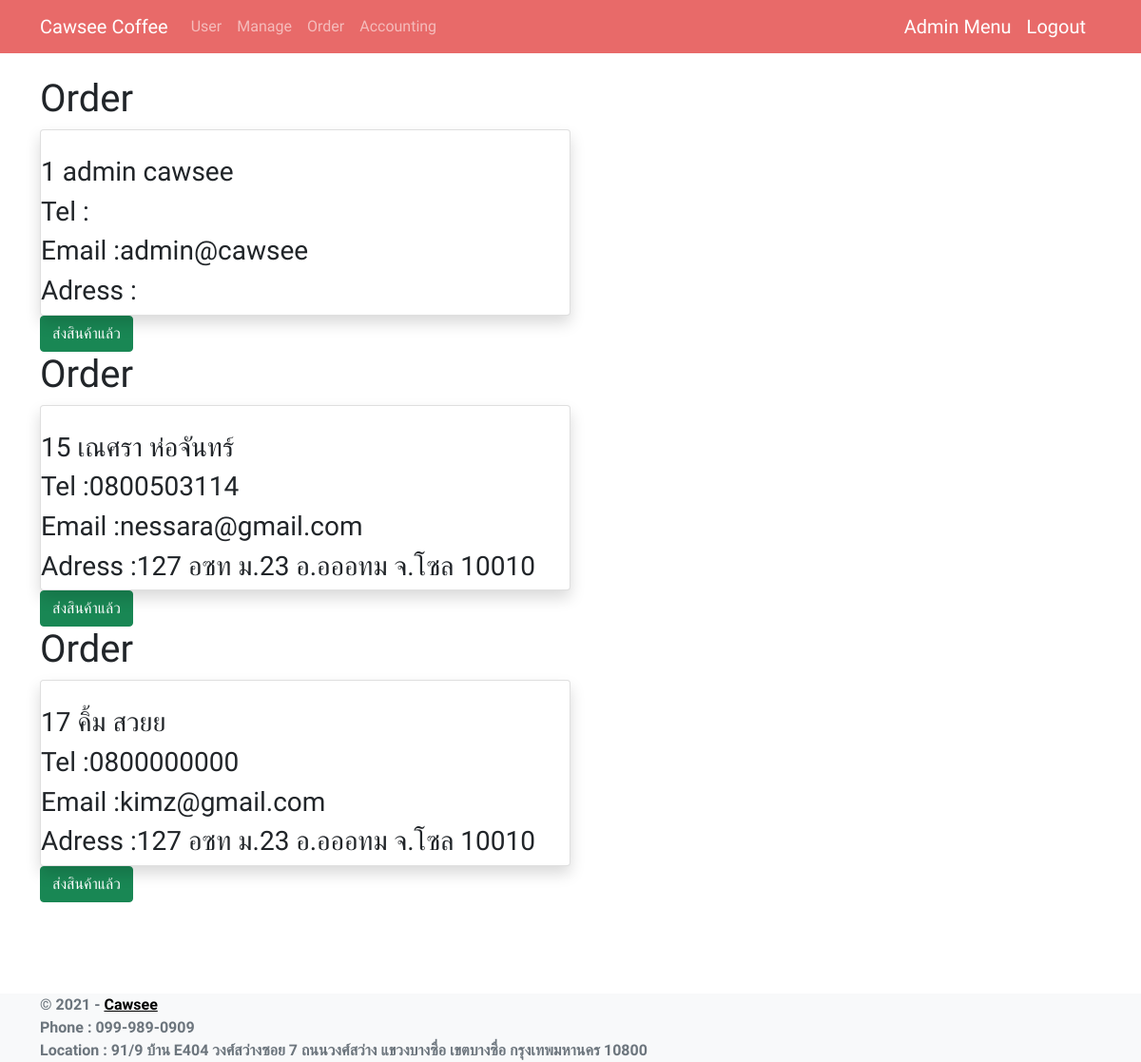
/adminorder.php, run on the app's committed database.
### tables this page shows
CREATE TABLE `user1` (
  `id` int(255) NOT NULL,
  `fname` varchar(100) NOT NULL,
  `lname` varchar(100) NOT NULL,
  `email` varchar(100) NOT NULL,
  `password` varchar(100) NOT NULL,
  `phone` text NOT NULL,
  `address` text NOT NULL,
  `level` varchar(100) NOT NULL DEFAULT 'member'
);

### adminorder.php (the view, shortened to what this page needs)
<?php
  include('admintool.php');
$servername = "localhost";
$username = "root";
$password = "root";
$dbname = "data";
$conn = mysqli_connect($servername, $username, $password, $dbname);
?>
<!DOCTYPE html>
<html lang="en">
<head>
</head>
<body>
    <div class="container">
      <br>
      <?php
      $sql = "SELECT * FROM user1";
      $result = mysqli_query($conn, $sql);
      while($row = mysqli_fetch_array($result)) {
      ?>
      <h1> Order </h1>
      <div class="card shadow initial-scale=3.0 align-items-letf col-md-6 ">
        <h6><br></h6>
      <h3><?php echo $row['id']." ". $row['fname'] ." ". $row['lname'] ." "."<br>";?></h3>
      <h3> Tel       :<?php echo $row['phone']."<br>";?></h3>
      <h3> Email     :<?php echo $row['email']."<br>";?></h3>
      <h3> Adress    :<?php echo $row['address']."<br>";?></h3>
      </div>
    <?php
   echo "<td><a href='del_dataorder.php?ID=$row[0]' onclick=\"return confirm('ตกลง !!!')\" class='btn btn-success  btn-xs'> ส่งสินค้าแล้ว </a></td> ";
      }
    ?>
    </div>
    <br></br>
</body>
<?php include('footer.php') ;?>
  </html>

### style1.css (style rules this page uses)
* { margin: 0; padding: 0; font-family: 'Mali', cursive; }

### data on the page
user1: id "1", fname "admin", lname "cawsee", email "admin@cawsee"
user1: id "15", fname "เณศรา", lname "ห่อจันทร์", phone "0800503114", email "nessara@gmail.com", address "127 อซท ม.23 อ.อออทม จ.โซล 10010"
user1: id "17", fname "คิ้ม", lname "สวยย", phone "0800000000", email "kimz@gmail.com", address "127 อซท ม.23 อ.อออทม จ.โซล 10010"
